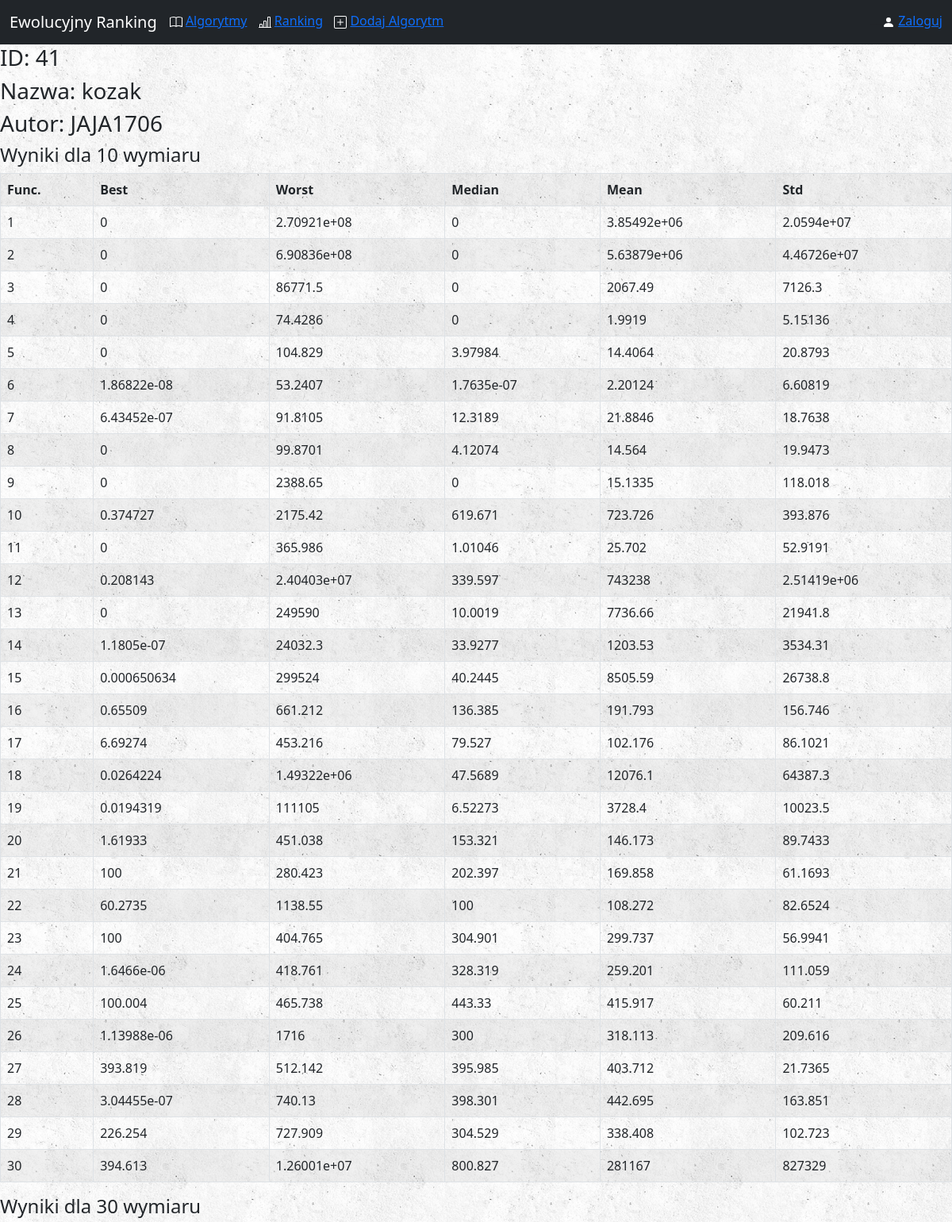
The app's page /algorithms/41/ (upper part) with its own data.
### algorithms/models.py (models this page shows, shortened)
class Algorithm(models.Model):
    name = models.CharField(max_length = 40, unique = True)
    author = models.CharField(max_length = 30)  # nick użytkownika serwisu
    alg_file = models.FileField(upload_to='zip_files/')
    counted = models.BooleanField(default = False)
    num_of_fun = models.IntegerField(default = 0)
    SE = models.FloatField(default = 0)
    score = models.FloatField(default = 0)

class Outcome(models.Model):
    algorithm = models.ForeignKey(Algorithm, on_delete = models.CASCADE)
    dimension = models.IntegerField()
    function = models.IntegerField()
    best = models.CharField(max_length = 30)
    worst = models.CharField(max_length = 30)
    median = models.CharField(max_length = 30)
    mean_float = models.FloatField()
    mean_str = models.CharField(max_length = 30)
    std = models.CharField(max_length = 30)

### algorithms/views.py (the view, shortened to what this page needs)
# urls.py: path('algorithms/<pk>/', views.DetailView.as_view(), name='detail'),
class DetailView(DetailView):
    model = Algorithm
    template_name = 'algorithms/detail.html'
    def get_object(self):
        alg = super().get_object()
        return alg

### algorithms/templates/algorithms/detail.html (shortened to what this page needs)
{% extends 'algorithms/base.html' %}
{% block body %}
{% load static %}
{% if algorithm.id is not None %}
    <h3>ID: {{ algorithm.id }} </h3>
    <h3>Nazwa: {{ algorithm.name }}  </h3>
    <h3>Autor: {{ algorithm.author }} </h3>
    {% for out in algorithm.outcome_set.all %}
        {% if out.function == 1 %}
            <table class="table table-striped table-hover table-bordered">
                <h4>Wyniki dla {{ out.dimension }} wymiaru</h4>
                    <tr class="table table-striped table-hover">
                        <th>Func.</th>
                        <th>Best</th>
                        <th>Worst</th>
                        <th>Median</th>
                        <th>Mean</th>
                        <th>Std</th>
                    </tr>
        {% endif %}
                <tr class="table table-striped table-hover">
                    <td>{{ out.function }}</td>
                    <td>{{ out.best }}</td>
                    <td>{{ out.worst }}</td>
                    <td>{{ out.median }}</td>
                    <td>{{ out.mean_str }}</td>
                    <td>{{ out.std }}</td>
                </tr>
        {% if out.function == algorithm.num_of_fun %}
            </table>
        {% endif %}
        {% endfor %}
{% else %}
    <h3>Coś poszło nie tak z dodaniem Twojego algorytmu.</h3>
    <h3>Upewnij się, że Twój plik .zip spełnia wymagania i spróbuj ponownie.</h3>
    <a href="{% url 'algorithms:home' %}">Wróć do strony głównej</a>
{% endif %}
{% endblock %}

### static/css/style.css (style rules this page uses)
body { background: white url("../images/background.png"); }

### records on screen
Algorithm: id "41", name "kozak", author "JAJA1706"
Outcome: dimension "10", function "1", best "0", worst "2.70921e+08", median "0", mean_str "3.85492e+06", std "2.0594e+07"
Outcome: function "2", best "0", worst "6.90836e+08", median "0", mean_str "5.63879e+06", std "4.46726e+07"
Outcome: function "3", best "0", worst "86771.5", median "0", mean_str "2067.49", std "7126.3"
Outcome: function "4", best "0", worst "74.4286", median "0", mean_str "1.9919", std "5.15136"
Outcome: function "5", best "0", worst "104.829", median "3.97984", mean_str "14.4064", std "20.8793"
Outcome: function "6", best "1.86822e-08", worst "53.2407", median "1.7635e-07", mean_str "2.20124", std "6.60819"
Outcome: function "7", best "6.43452e-07", worst "91.8105", median "12.3189", mean_str "21.8846", std "18.7638"
Outcome: function "8", best "0", worst "99.8701", median "4.12074", mean_str "14.564", std "19.9473"
Outcome: function "9", best "0", worst "2388.65", median "0", mean_str "15.1335", std "118.018"
Outcome: function "10", best "0.374727", worst "2175.42", median "619.671", mean_str "723.726", std "393.876"
Outcome: function "11", best "0", worst "365.986", median "1.01046", mean_str "25.702", std "52.9191"
Outcome: function "12", best "0.208143", worst "2.40403e+07", median "339.597", mean_str "743238", std "2.51419e+06"
Outcome: function "13", best "0", worst "249590", median "10.0019", mean_str "7736.66", std "21941.8"
Outcome: function "14", best "1.1805e-07", worst "24032.3", median "33.9277", mean_str "1203.53", std "3534.31"
Outcome: function "15", best "0.000650634", worst "299524", median "40.2445", mean_str "8505.59", std "26738.8"
Outcome: function "16", best "0.65509", worst "661.212", median "136.385", mean_str "191.793", std "156.746"
Outcome: function "17", best "6.69274", worst "453.216", median "79.527", mean_str "102.176", std "86.1021"
Outcome: function "18", best "0.0264224", worst "1.49322e+06", median "47.5689", mean_str "12076.1", std "64387.3"
Outcome: function "19", best "0.0194319", worst "111105", median "6.52273", mean_str "3728.4", std "10023.5"
Outcome: function "20", best "1.61933", worst "451.038", median "153.321", mean_str "146.173", std "89.7433"
Outcome: function "21", best "100", worst "280.423", median "202.397", mean_str "169.858", std "61.1693"
Outcome: function "22", best "60.2735", worst "1138.55", median "100", mean_str "108.272", std "82.6524"
Outcome: function "23", best "100", worst "404.765", median "304.901", mean_str "299.737", std "56.9941"
Outcome: function "24", best "1.6466e-06", worst "418.761", median "328.319", mean_str "259.201", std "111.059"
Outcome: function "25", best "100.004", worst "465.738", median "443.33", mean_str "415.917", std "60.211"
Outcome: function "26", best "1.13988e-06", worst "1716", median "300", mean_str "318.113", std "209.616"
Outcome: function "27", best "393.819", worst "512.142", median "395.985", mean_str "403.712", std "21.7365"
Outcome: function "28", best "3.04455e-07", worst "740.13", median "398.301", mean_str "442.695", std "163.851"
Outcome: function "29", best "226.254", worst "727.909", median "304.529", mean_str "338.408", std "102.723"
Outcome: function "30", best "394.613", worst "1.26001e+07", median "800.827", mean_str "281167", std "827329"
Outcome: dimension "30"
